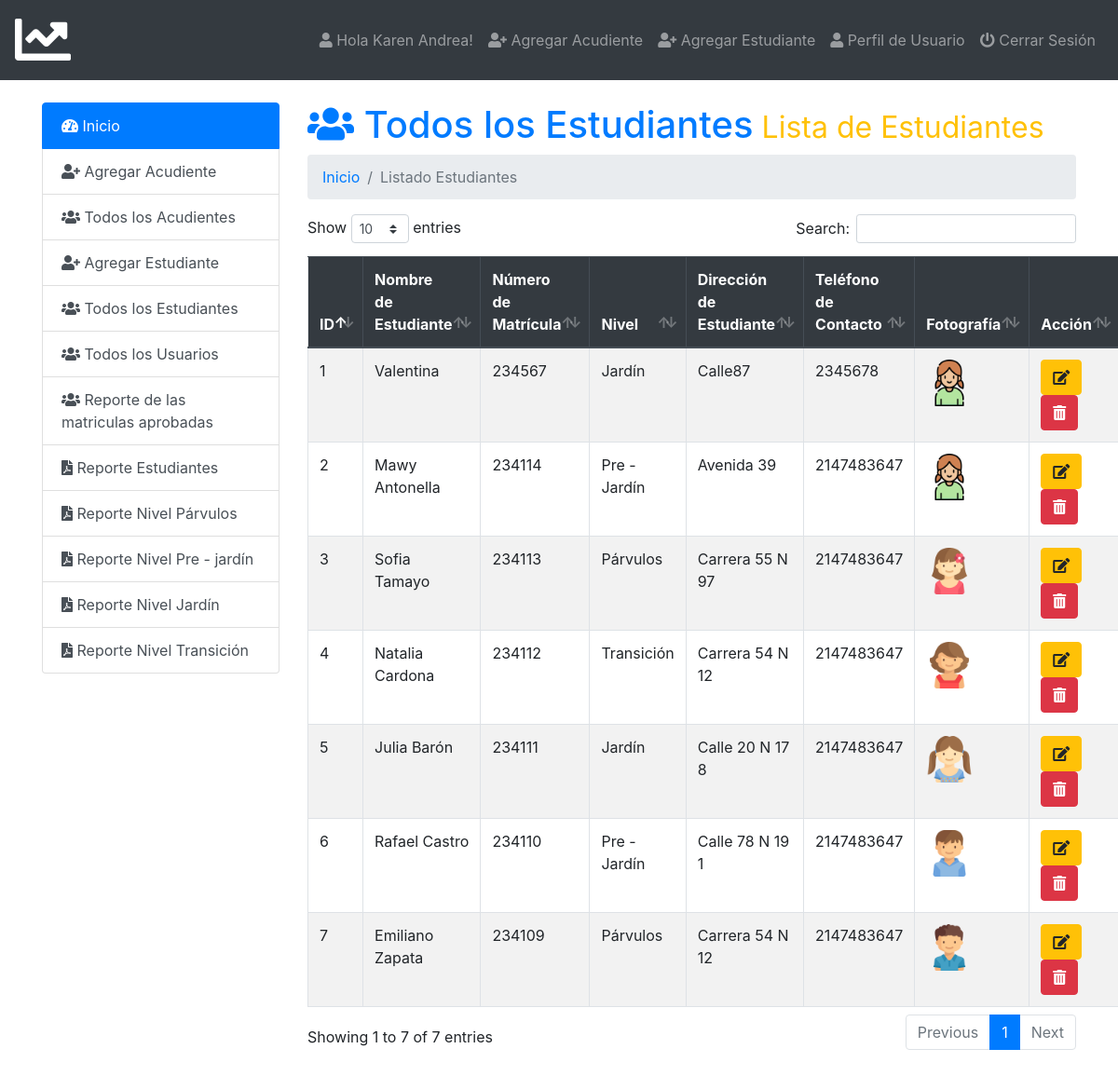
The app's page /admin/index.php?page=all-student (signed in) with its own data.
### tables this page shows
CREATE TABLE `users` (
  `id` int(11) NOT NULL,
  `name` varchar(50) NOT NULL,
  `email` varchar(50) NOT NULL,
  `username` varchar(50) NOT NULL,
  `password` varchar(100) NOT NULL,
  `photo` varchar(50) NOT NULL,
  `status` varchar(12) NOT NULL,
  `datetime` timestamp NOT NULL DEFAULT current_timestamp()
);

CREATE TABLE `student_info` (
  `id` int(11) NOT NULL,
  `name` varchar(20) NOT NULL,
  `roll` int(11) NOT NULL,
  `level` varchar(20) NOT NULL,
  `city` varchar(20) NOT NULL,
  `pcontact` int(11) NOT NULL,
  `photo` varchar(50) NOT NULL,
  `datetime` timestamp NOT NULL DEFAULT current_timestamp(),
  `acudiente_id` int(11) NOT NULL
);

### admin/all-student.php (the view, shortened to what this page needs)
<h1 class="text-primary"><i class="fas fa-users"></i>  Todos los Estudiantes<small class="text-warning"> Lista de Estudiantes</small></h1>
<nav aria-label="breadcrumb">
  <ol class="breadcrumb">
     <li class="breadcrumb-item" aria-current="page"><a href="index.php">Inicio </a></li>
     <li class="breadcrumb-item active" aria-current="page">Listado Estudiantes</li>
  </ol>
</nav>
<table class="table  table-striped table-hover table-bordered" id="data">
  <thead class="thead-dark">
    <tr>
      <th scope="col">ID</th>
      <th scope="col">Nombre de Estudiante</th>
      <th scope="col">Número de Matrícula</th>
      <th scope="col">Nivel</th>
      <th scope="col">Dirección de Estudiante</th>
      <th scope="col">Teléfono de Contacto</th>
      <th scope="col">Fotografía</th>
      <th scope="col">Acción</th>
    </tr>
  </thead>
  <tbody>
    <?php
      $query=mysqli_query($db_con,'SELECT * FROM `student_info` ORDER BY `student_info`.`datetime` DESC;');
      $i=1;
      while ($result = mysqli_fetch_array($query)) { ?>
      <tr>
        <?php
        echo '<td>'.$i.'</td>
        <td>'.ucwords($result['name']).'</td>
        <td>'.$result['roll'].'</td>
        <td>'.ucwords($result['level']).'</td>
        <td>'.$result['city'].'</td>
        <td>'.ucwords($result['pcontact']).'</td>
        <td><img src="images/'.$result['photo'].'" height="50px"></td>
          <td>
            <a class="btn btn-xs btn-warning" href="index.php?page=editstudent&id='.base64_encode($result['id']).'&photo='.base64_encode($result['photo']).'">
              <i class="fa fa-edit"></i></a>
             &nbsp; <a class="btn btn-xs btn-danger" onclick="javascript:confirmationDelete($(this));return false;" href="index.php?page=delete-student&id='.base64_encode($result['id']).'&photo='.base64_encode($result['photo']).'">
             <i class="fas fa-trash-alt"></i></a></td>';?>
      </tr>
     <?php $i++;} ?>
  </tbody>
</table>

### admin/index.php (shortened to what this page needs)
<?php require_once 'db_con.php';
?>
<!doctype html>
<html lang="en">
  <head>
    <link rel="stylesheet" href="../css/bootstrap.min.css">
    <link rel="stylesheet" href="../css/dataTables.bootstrap4.min.css">
    <link rel="stylesheet" href="../css/fontawesome.min.css">
    <link rel="stylesheet" href="../css/solid.min.css">
    <link rel="stylesheet" href="https://cdnjs.cloudflare.com/ajax/libs/animate.css/4.0.0/animate.min.css"/>
    <link rel="stylesheet" type="text/css" href="../css/style.css">
  </head>
  <body>
<nav class="navbar navbar-expand-lg navbar-dark bg-dark">
  <a class="navbar-brand" href="index.php"><i class="fas fa-chart-line fa-3x"></i></a>
  <div class="navbar-collapse collapse justify-content-end" id="navbarSupportedContent">
    <?php $showuser = $_SESSION['user_login']; $haha = mysqli_query($db_con,"SELECT * FROM `users` WHERE `username`='$showuser';"); $showrow=mysqli_fetch_array($haha); ?>
    <ul class="nav navbar-nav ">
      <li class="nav-item"><a class="nav-link" href="index.php?page=user-profile"><i class="fa fa-user"></i> Hola <?php echo $showrow['name']; ?>!</a></li>
      <li class="nav-item"><a class="nav-link" href="index.php?page=add-acudiente"><i class="fa fa-user-plus"></i> Agregar Acudiente</a></li>
      <li class="nav-item"><a class="nav-link" href="index.php?page=add-student"><i class="fa fa-user-plus"></i> Agregar Estudiante</a></li>
      <li class="nav-item"><a class="nav-link" href="index.php?page=user-profile"><i class="fa fa-user"></i> Perfil de Usuario</a></li>
      <li class="nav-item"><a class="nav-link" href="logout.php"><i class="fa fa-power-off"></i> Cerrar Sesión</a></li>
    </ul>
  </div>
</nav>
<br>
    <div class="container">
        <div class="row">
          <div class="col-md-3">
            <div class="list-group">
              <a href="index.php?page=dashboard" class="list-group-item list-group-item-action active">
               <i class="fas fa-tachometer-alt"></i> Inicio
              </a>
              <a href="index.php?page=add-acudiente" class="list-group-item list-group-item-action"><i class="fa fa-user-plus"></i> Agregar Acudiente</a>
              <a href="index.php?page=all-acudiente" class="list-group-item list-group-item-action"><i class="fa fa-users"></i> Todos los Acudientes</a>
              <a href="index.php?page=add-student" class="list-group-item list-group-item-action"><i class="fa fa-user-plus"></i> Agregar Estudiante</a>
              <a href="index.php?page=all-student" class="list-group-item list-group-item-action"><i class="fa fa-users"></i> Todos los Estudiantes</a>
              <a href="index.php?page=all-users" class="list-group-item list-group-item-action"><i class="fa fa-users"></i> Todos los Usuarios</a>
              <a href="index.php?page=all-student-report" class="list-group-item list-group-item-action"><i class="fa fa-users"></i> Reporte de las matriculas aprobadas</a>
              <a href="../admin/pdf/reporteestudiante.php" target="_blank" class="list-group-item list-group-item-action"><i class="fas fa-file-pdf"></i> Reporte Estudiantes</a>
              <a href="../admin/pdf/reporteparvulos.php" target="_blank" class="list-group-item list-group-item-action"><i class="fas fa-file-pdf"></i> Reporte Nivel Párvulos</a>
              <a href="../admin/pdf/reporteprejardin.php" target="_blank" class="list-group-item list-group-item-action"><i class="fas fa-file-pdf"></i> Reporte Nivel Pre - jardín</a>
              <a href="../admin/pdf/reportejardin.php" target="_blank" class="list-group-item list-group-item-action"><i class="fas fa-file-pdf"></i> Reporte Nivel Jardín</a>
              <a href="../admin/pdf/reportetransicion.php" target="_blank" class="list-group-item list-group-item-action"><i class="fas fa-file-pdf"></i> Reporte Nivel Transición</a>
            </div>
          </div>
          <div class="col-md-9">
             <div class="content">
                 <?php
                   if (isset($_GET['page'])) {
                    $page = $_GET['page'].'.php';
                    }else{
                      $page = 'dashboard.php';
                    }
                    if (file_exists($page)) {
                      require_once $page;
                    }else{
                      require_once '404.php';
                    }
                  ?>
             </div>
        </div>
        </div>
    </div>
      <br><br><br><br><br><br><br><br><br><br><br><br>
  </body>
</html>

### records on screen
users: name "Karen Andrea"
student_info: name "Valentina", roll "234567", level "Jardín", city "Calle87", pcontact "2345678", photo (picture)
student_info: name "Mawy Antonella", roll "234114", level "Pre - Jardín", city "Avenida 39", pcontact "2147483647", photo (picture)
student_info: name "Sofia Tamayo", roll "234113", level "Párvulos", city "Carrera 55 N 97", pcontact "2147483647", photo (picture)
student_info: name "Natalia Cardona", roll "234112", level "Transición", city "Carrera 54 N 12", pcontact "2147483647", photo (picture)
student_info: name "Julia Barón", roll "234111", level "Jardín", city "Calle 20 N 17 8", pcontact "2147483647", photo (picture)
student_info: name "Rafael Castro", roll "234110", level "Pre - Jardín", city "Calle 78 N 19 1", pcontact "2147483647", photo (picture)
student_info: name "Emiliano Zapata", roll "234109", level "Párvulos", city "Carrera 54 N 12", pcontact "2147483647", photo (picture)
